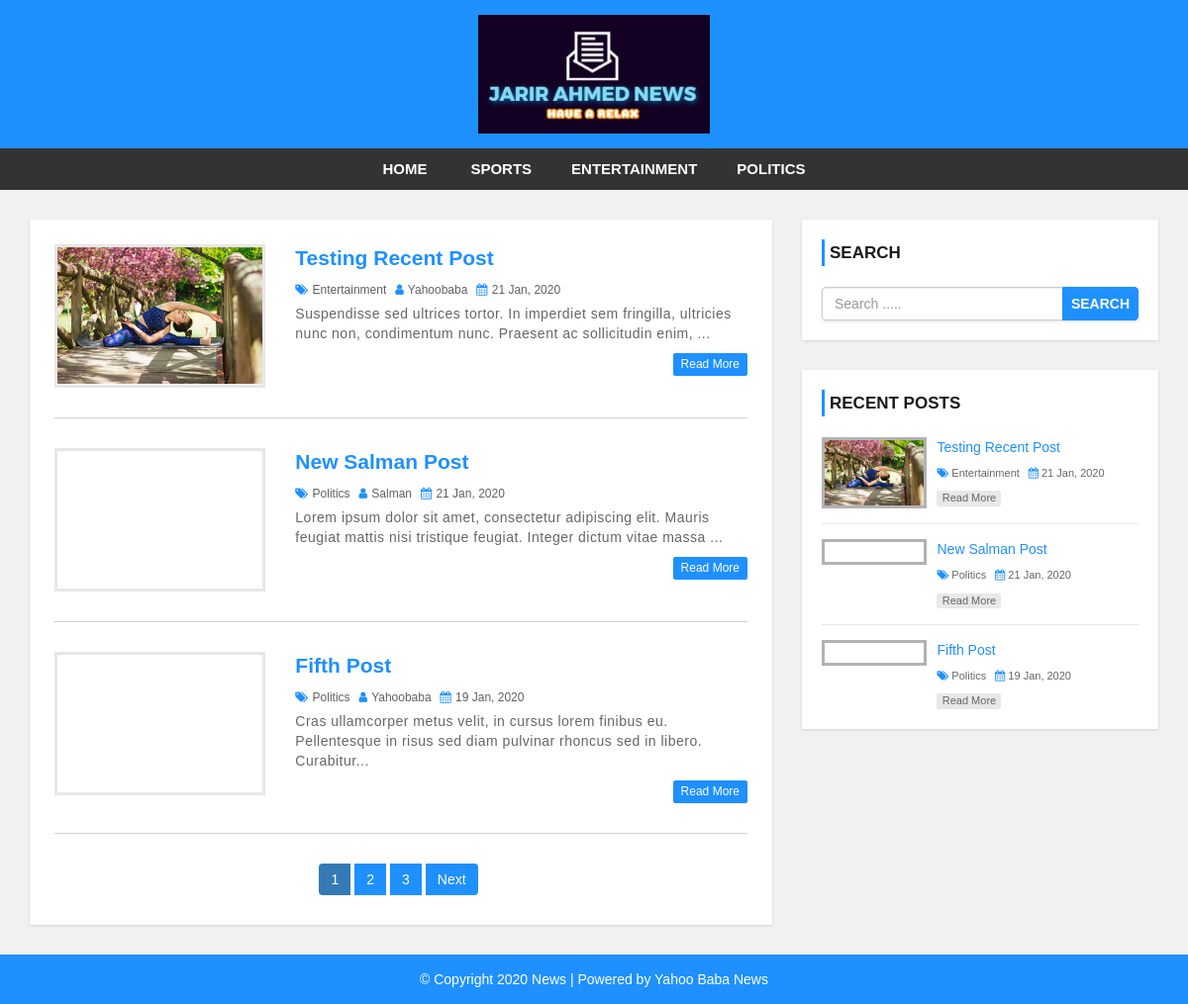
The page / on the database its author committed.
### tables this page shows
CREATE TABLE `settings` (
  `id` int(11) NOT NULL,
  `websitename` varchar(60) NOT NULL,
  `logo` varchar(50) NOT NULL,
  `footerdesc` varchar(255) NOT NULL
);

CREATE TABLE `category` (
  `category_id` int(11) NOT NULL,
  `category_name` varchar(100) NOT NULL,
  `post` int(11) NOT NULL DEFAULT 0
);

CREATE TABLE `post` (
  `post_id` int(11) NOT NULL,
  `title` varchar(100) NOT NULL,
  `description` text NOT NULL,
  `category` varchar(100) NOT NULL,
  `post_date` varchar(50) NOT NULL,
  `author` int(11) NOT NULL,
  `post_img` varchar(100) NOT NULL
);

CREATE TABLE `user` (
  `user_id` int(10) UNSIGNED NOT NULL,
  `first_name` varchar(30) NOT NULL,
  `last_name` varchar(30) NOT NULL,
  `username` varchar(30) DEFAULT NULL,
  `password` varchar(40) DEFAULT NULL,
  `role` int(11) NOT NULL
);

### config.php (called while the page is built, shortened)
<?php
$hostname = "https://news478.000webhostapp.com/";
?>

### index.php (the view, shortened to what this page needs)
<?php include 'header.php'; ?>
    <div id="main-content">
        <div class="container">
            <div class="row">
                <div class="col-md-8">
                    <div class="post-container">
                      <?php
                        include "config.php";
                        $limit = 3;
                        if(isset($_GET['page'])){
                          $page = $_GET['page'];
                        }else{
                          $page = 1;
                        }
                        $offset = ($page - 1) * $limit;
                        $sql = "SELECT post.post_id, post.title, post.description,post.post_date,post.author,
                        category.category_name,user.username,post.category,post.post_img FROM post
                        LEFT JOIN category ON post.category = category.category_id
                        LEFT JOIN user ON post.author = user.user_id
                        ORDER BY post.post_id DESC LIMIT {$offset},{$limit}";
                        $result = mysqli_query($conn, $sql) or die("Query Failed.");
                        if(mysqli_num_rows($result) > 0){
                          while($row = mysqli_fetch_assoc($result)) {
                      ?>
                        <div class="post-content">
                            <div class="row">
                                <div class="col-md-4">
                                  <a class="post-img" href="single.php?id=<?php echo $row['post_id']; ?>"><img src="admin/upload/<?php echo $row['post_img']; ?>" alt=""/></a>
                                </div>
                                <div class="col-md-8">
                                  <div class="inner-content clearfix">
                                      <h3><a href='single.php?id=<?php echo $row['post_id']; ?>'><?php echo $row['title']; ?></a></h3>
                                      <div class="post-information">
                                          <span>
                                              <i class="fa fa-tags" aria-hidden="true"></i>
                                              <a href='category.php?cid=<?php echo $row['category']; ?>'><?php echo $row['category_name']; ?></a>
                                          </span>
                                          <span>
                                              <i class="fa fa-user" aria-hidden="true"></i>
                                              <a href='author.php?aid=<?php echo $row['author']; ?>'><?php echo $row['username']; ?></a>
                                          </span>
                                          <span>
                                              <i class="fa fa-calendar" aria-hidden="true"></i>
                                              <?php echo $row['post_date']; ?>
                                          </span>
                                      </div>
                                      <p class="description">
                                          <?php echo substr($row['description'],0,130) . "..."; ?>
                                      </p>
                                      <a class='read-more pull-right' href='single.php?id=<?php echo $row['post_id']; ?>'>read more</a>
                                  </div>
                                </div>
                            </div>
                        </div>
                        <?php
                          }
                        }else{
                          echo "<h2>No Record Found.</h2>";
                        }
                        $sql1 = "SELECT * FROM post";
                        $result1 = mysqli_query($conn, $sql1) or die("Query Failed.");
                        if(mysqli_num_rows($result1) > 0){
                          $total_records = mysqli_num_rows($result1);
                          $total_page = ceil($total_records / $limit);
                          echo '<ul class="pagination admin-pagination">';
                          for($i = 1; $i <= $total_page; $i++){
                            if($i == $page){
                              $active = "active";
                            }else{
                              $active = "";
                            }
                            echo '<li class="'.$active.'"><a href="index.php?page='.$i.'">'.$i.'</a></li>';
                          }
                          if($total_page > $page){
                            echo '<li><a href="index.php?page='.($page + 1).'">Next</a></li>';
                          }
                          echo '</ul>';
                        }
                        ?>
                    </div>
                </div>
                <?php include 'sidebar.php'; ?>
            </div>
        </div>
    </div>
<?php include 'footer.php'; ?>

### header.php (shortened to what this page needs)
<?php
  include "config.php";
?>
<!DOCTYPE html>
<html lang="en">
<head>
    <link rel="stylesheet" href="css/bootstrap.min.css" />
    <link rel="stylesheet" href="css/font-awesome.css">
    <link rel="stylesheet" href="css/style.css">
</head>
<body>
<div id="header">
    <div class="container">
        <div class="row">
            <div class=" col-md-offset-4 col-md-4">
              <?php
                include "config.php";
                $sql = "SELECT * FROM settings";
                $result = mysqli_query($conn, $sql) or die("Query Failed.");
                if(mysqli_num_rows($result) > 0){
                  while($row = mysqli_fetch_assoc($result)) {
                    if($row['logo'] == ""){
                      echo '<a href="index.php"><h1>'.$row['websitename'].'</h1></a>';
                    }else{
                      echo '<a href="index.php" id="logo"><img src="admin/images/'. $row['logo'] .'"></a>';
                    }
                  }
                }
                ?>
            </div>
        </div>
    </div>
</div>
<div id="menu-bar">
    <div class="container">
        <div class="row">
            <div class="col-md-12">
              <?php
                include "config.php";
                $sql = "SELECT * FROM category WHERE post > 0";
                $result = mysqli_query($conn, $sql) or die("Query Failed. : Category");
                if(mysqli_num_rows($result) > 0){
                  $active = "";
              ?>
                <ul class='menu'>
                  <li><a href='<?php echo $hostname; ?>'>Home</a></li>
                  <?php while($row = mysqli_fetch_assoc($result)) {
                    echo "<li><a class='{$active}' href='category.php?cid={$row['category_id']}'>{$row['category_name']}</a></li>";
                  } ?>
                </ul>
                <?php } ?>
            </div>
        </div>
    </div>
</div>

### sidebar.php
<div id="sidebar" class="col-md-4">
    <div class="search-box-container">
        <h4>Search</h4>
        <form class="search-post" action="search.php" method ="GET">
            <div class="input-group">
                <input type="text" name="search" class="form-control" placeholder="Search .....">
                <span class="input-group-btn">
                    <button type="submit" class="btn btn-danger">Search</button>
                </span>
            </div>
        </form>
    </div>
    <div class="recent-post-container">
        <h4>Recent Posts</h4>
        <?php
        include "config.php";
        $limit = 3;
        $sql = "SELECT post.post_id, post.title, post.post_date,
        category.category_name,post.category,post.post_img FROM post
        LEFT JOIN category ON post.category = category.category_id
        ORDER BY post.post_id DESC LIMIT {$limit}";
        $result = mysqli_query($conn, $sql) or die("Query Failed. : Recent Post");
        if(mysqli_num_rows($result) > 0){
          while($row = mysqli_fetch_assoc($result)) {
      ?>
        <div class="recent-post">
            <a class="post-img" href="single.php?id=<?php echo $row['post_id']; ?>">
                <img src="admin/upload/<?php echo $row['post_img']; ?>" alt=""/>
            </a>
            <div class="post-content">
                <h5><a href="single.php?id=<?php echo $row['post_id']; ?>"><?php echo $row['title']; ?></a></h5>
                <span>
                    <i class="fa fa-tags" aria-hidden="true"></i>
                    <a href='category.php?cid=<?php echo $row['category']; ?>'><?php echo $row['category_name']; ?></a>
                </span>
                <span>
                    <i class="fa fa-calendar" aria-hidden="true"></i>
                    <?php echo $row['post_date']; ?>
                </span>
                <a class="read-more" href="single.php?id=<?php echo $row['post_id']; ?>">read more</a>
            </div>
        </div>
    <?php
      }
    }
    ?>
    </div>
</div>

### footer.php
<div id ="footer">
    <div class="container">
        <div class="row">
            <div class="col-md-12">
              <?php
                include "config.php";
                $sql = "SELECT * FROM settings";
                $result = mysqli_query($conn, $sql) or die("Query Failed.");
                if(mysqli_num_rows($result) > 0){
                  while($row = mysqli_fetch_assoc($result)) {
              ?>
                <span><?php echo $row['footerdesc']; ?></span>
              <?php
                }
              }
              ?>
            </div>
        </div>
    </div>
</div>
</body>
</html>

### css/style.css (style rules this page uses)
body { background: #f1f1f1; font-family: sans-serif,arial,Helvetica; }
a, a:hover, a:focus { text-decoration: none; outline: none; }
ul { margin:0; padding:0; list-style:none; }
form { background: #fff; padding: 25px; box-shadow:0 1px 3px rgba(0, 0, 0, 0.13); }
#header { background: #1e90ff; text-align: center; padding: 15px; }
#logo { display: inline-block; width: 65%; }
#logo img { width: 100%; }
#menu-bar { background: #333; text-align: center; }
#menu-bar .menu > li { display: inline-block; }
.menu > li > a { padding: 10px 20px; display: block; text-transform: uppercase; color: #fff; font-size: 15px; font-weight:600; transition:all 0.5s ease 0s; }
#main-content { padding: 30px 0; min-height: 750px; }
#main-content .post-container { background-color: #fff; padding: 25px; box-shadow: 0 1px 3px rgba(0, 0, 0, 0.13); }
#main-content .post-content { border-bottom: 1px solid #d1d1d1; padding: 0 0 30px; margin-bottom:30px; }
#main-content .post-content img { width: 100%; }
#main-content .post-content .post-img { border: 3px solid #e7e7e7; display: block; height: 145px; overflow: hidden; transition: border .3s; }
#main-content .post-content h3 { font-size: 21px; line-height: 28px; font-weight: 600; margin: 0 0 7px; }
#main-content .post-content h3 a { color: #1e90ff; transition:all 0.3s; }
#main-content .post-content .post-information span { color: #606060; font-size: 12px; text-transform: capitalize; margin: 0 5px 5px 0; display: inline-block; }
#main-content .post-content .post-information i { color: #1e90ff; margin-right: 1px; }
#main-content .post-content .post-information a { color: #606060; text-decoration: none; }
#main-content .post-content p, #main-content .single-post p { color: #666; font-size: 14px; letter-spacing: 0.5px; margin:0 0 10px; }
#main-content .post-content a.read-more { color: #fff; background-color: #1E90FF; font-size: 12px; text-transform: capitalize; padding: 3px 8px; border-radius: 2px; transition: all 0.3s; }
.pagination { display: block; text-align: center; margin: 0; }
.pagination li { display:inline-block; margin: 0 5px 0 0; }
.pagination li a { border: none; background: #1e90ff; color: #fff; }
i.fa { color:#222; }
#sidebar h4 { color: #1A1A1A; font-size: 17px; line-height: 27px; font-weight:600; text-transform: uppercase; padding: 0 0 0 5px; margin: 0 0 21px; border-left: 3px solid #1e90ff; }
#sidebar .search-box-container { background-color: #fff; padding: 20px; margin: 0 0 30px; box-shadow: 0 1px 3px rgba(0, 0, 0, 0.13); }
#sidebar .search-post { padding: 0; }
#sidebar .search-post input { color: #606060; }
#sidebar .search-post .btn { font-weight: 600; text-transform: uppercase; padding: 6px 8px; background-color: #1E90FF; border-color: #1E90FF; outline: none; }
#sidebar .recent-post-container { padding: 20px; background: #fff; box-shadow: 0 1px 3px rgba(0, 0, 0, 0.13); }
#sidebar .recent-post { border-bottom: 1px solid #e7e7e7; padding: 0 0 15px; margin: 0 0 15px; }
#sidebar .recent-post:last-child { margin: 0; padding: 0; border: none; }
#sidebar .recent-post .post-img { display: inline-block; width: 33%; border: 3px solid rgba(0,0,0,0.3); vertical-align: top; transition: border .3s; }
#sidebar .recent-post .post-img img { width: 100%; }
#sidebar .recent-post .post-content { width: 65%; display: inline-block; border: none; padding: 0 0 0 7px; margin: 0; }
#sidebar .recent-post h5 { font-size: 14px; line-height: 20px; margin: 0 0 5px; }
#sidebar .recent-post h5 a { color: #1E90FF; }
#sidebar .recent-post span { color: #666; font-size: 11px; display: inline-block; margin: 0 5px 10px 0; }
#sidebar .recent-post span a { color: #666; }
#sidebar .recent-post span i { color: #1E90FF; }
#sidebar .recent-post a.read-more { color: #666; background-color: rgba(0,0,0,0.09); width: 65px; font-size: 11px; text-align: center; padding: 0; display: block; transition: all 0.3s; }
#footer { color: #fff; padding:15px 0; text-align:center; background-color:#1e90ff; }
#footer a { color:#fff; }

### rows shown on the page
settings: logo (picture), footerdesc "© Copyright 2020 News | Powered by Yahoo Baba News"
category: category_name "SPORTS"
category: category_name "ENTERTAINMENT"
category: category_name "POLITICS"
post: post_img (picture), title "Testing Recent Post", category.category_name "Entertainment", user.username "Yahoobaba", post_date "21 Jan, 2020", description "Suspendisse sed ultrices tortor. In imperdiet sem fringilla, ultricies nunc non, condimentum nunc. Praesent ac sollicitudin enim,"
post: title "New Salman Post", category.category_name "Politics", user.username "Salman", post_date "21 Jan, 2020", description "Lorem ipsum dolor sit amet, consectetur adipiscing elit. Mauris feugiat mattis nisi tristique feugiat. Integer dictum vitae massa"
post: title "Fifth Post", category.category_name "Politics", user.username "Yahoobaba", post_date "19 Jan, 2020", description "Cras ullamcorper metus velit, in cursus lorem finibus eu. Pellentesque in risus sed diam pulvinar rhoncus sed in libero. Curabitur"
